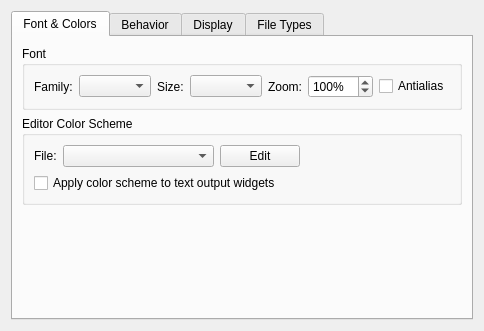
<?xml version="1.0" encoding="UTF-8"?>
<ui version="4.0">
 <class>LiteEditorOption</class>
 <widget class="QWidget" name="LiteEditorOption">
  <property name="geometry">
   <rect>
    <x>0</x>
    <y>0</y>
    <width>479</width>
    <height>286</height>
   </rect>
  </property>
  <property name="windowTitle">
   <string>Form</string>
  </property>
  <layout class="QVBoxLayout" name="verticalLayout_6">
   <item>
    <widget class="QTabWidget" name="tabWidget">
     <property name="currentIndex">
      <number>0</number>
     </property>
     <widget class="QWidget" name="tab">
      <attribute name="title">
       <string>Font &amp;&amp; Colors</string>
      </attribute>
      <layout class="QVBoxLayout" name="verticalLayout_3">
       <item>
        <widget class="QGroupBox" name="groupBox">
         <property name="title">
          <string>Font</string>
         </property>
         <layout class="QHBoxLayout" name="horizontalLayout">
          <item>
           <widget class="QLabel" name="label_2">
            <property name="text">
             <string>Family:</string>
            </property>
           </widget>
          </item>
          <item>
           <widget class="QComboBox" name="familyComboBox">
            <property name="sizePolicy">
             <sizepolicy hsizetype="Expanding" vsizetype="Fixed">
              <horstretch>0</horstretch>
              <verstretch>0</verstretch>
             </sizepolicy>
            </property>
           </widget>
          </item>
          <item>
           <widget class="QLabel" name="label">
            <property name="text">
             <string>Size:</string>
            </property>
           </widget>
          </item>
          <item>
           <widget class="QComboBox" name="sizeComboBox">
            <property name="sizePolicy">
             <sizepolicy hsizetype="Preferred" vsizetype="Fixed">
              <horstretch>0</horstretch>
              <verstretch>0</verstretch>
             </sizepolicy>
            </property>
           </widget>
          </item>
          <item>
           <widget class="QLabel" name="label_6">
            <property name="text">
             <string>Zoom:</string>
            </property>
           </widget>
          </item>
          <item>
           <widget class="QSpinBox" name="fontZoomSpinBox">
            <property name="suffix">
             <string>%</string>
            </property>
            <property name="minimum">
             <number>10</number>
            </property>
            <property name="maximum">
             <number>1000</number>
            </property>
            <property name="singleStep">
             <number>10</number>
            </property>
            <property name="value">
             <number>100</number>
            </property>
           </widget>
          </item>
          <item>
           <widget class="QCheckBox" name="antialiasCheckBox">
            <property name="text">
             <string>Antialias</string>
            </property>
           </widget>
          </item>
          <item>
           <spacer name="horizontalSpacer">
            <property name="orientation">
             <enum>Qt::Horizontal</enum>
            </property>
            <property name="sizeHint" stdset="0">
             <size>
              <width>40</width>
              <height>20</height>
             </size>
            </property>
           </spacer>
          </item>
         </layout>
        </widget>
       </item>
       <item>
        <widget class="QGroupBox" name="groupBox_2">
         <property name="title">
          <string>Editor Color Scheme</string>
         </property>
         <layout class="QVBoxLayout" name="verticalLayout_9">
          <item>
           <layout class="QHBoxLayout" name="horizontalLayout_2">
            <item>
             <widget class="QLabel" name="label_3">
              <property name="text">
               <string>File:</string>
              </property>
             </widget>
            </item>
            <item>
             <widget class="QComboBox" name="styleComboBox">
              <property name="sizePolicy">
               <sizepolicy hsizetype="Expanding" vsizetype="Fixed">
                <horstretch>0</horstretch>
                <verstretch>0</verstretch>
               </sizepolicy>
              </property>
             </widget>
            </item>
            <item>
             <widget class="QPushButton" name="editPushButton">
              <property name="text">
               <string>Edit</string>
              </property>
             </widget>
            </item>
            <item>
             <spacer name="horizontalSpacer_2">
              <property name="orientation">
               <enum>Qt::Horizontal</enum>
              </property>
              <property name="sizeHint" stdset="0">
               <size>
                <width>37</width>
                <height>17</height>
               </size>
              </property>
             </spacer>
            </item>
           </layout>
          </item>
          <item>
           <widget class="QCheckBox" name="outputUseColorSchemeCheck">
            <property name="text">
             <string>Apply color scheme to text output widgets</string>
            </property>
           </widget>
          </item>
         </layout>
        </widget>
       </item>
       <item>
        <spacer name="verticalSpacer">
         <property name="orientation">
          <enum>Qt::Vertical</enum>
         </property>
         <property name="sizeHint" stdset="0">
          <size>
           <width>20</width>
           <height>40</height>
          </size>
         </property>
        </spacer>
       </item>
      </layout>
     </widget>
     <widget class="QWidget" name="tab_4">
      <attribute name="title">
       <string>Behavior</string>
      </attribute>
      <layout class="QVBoxLayout" name="verticalLayout_4">
       <item>
        <widget class="QGroupBox" name="groupBox_6">
         <property name="title">
          <string>Syntax Auto-completion</string>
         </property>
         <layout class="QHBoxLayout" name="horizontalLayout_5">
          <item>
           <widget class="QCheckBox" name="autoBraces0CheckBox">
            <property name="text">
             <string notr="true">{}</string>
            </property>
           </widget>
          </item>
          <item>
           <widget class="QCheckBox" name="autoBraces1CheckBox">
            <property name="text">
             <string notr="true"> ()</string>
            </property>
           </widget>
          </item>
          <item>
           <widget class="QCheckBox" name="autoBraces2CheckBox">
            <property name="text">
             <string notr="true">[]</string>
            </property>
           </widget>
          </item>
          <item>
           <widget class="QCheckBox" name="autoBraces3CheckBox">
            <property name="text">
             <string notr="true"> '</string>
            </property>
           </widget>
          </item>
          <item>
           <widget class="QCheckBox" name="autoBraces4CheckBox">
            <property name="text">
             <string notr="true">&quot;</string>
            </property>
           </widget>
          </item>
         </layout>
        </widget>
       </item>
       <item>
        <widget class="QGroupBox" name="groupBox_3">
         <property name="title">
          <string>Behavior</string>
         </property>
         <layout class="QVBoxLayout" name="verticalLayout_2">
          <item>
           <widget class="QCheckBox" name="autoIndentCheckBox">
            <property name="text">
             <string>Automatic indentation</string>
            </property>
           </widget>
          </item>
          <item>
           <widget class="QCheckBox" name="completerCaseSensitiveCheckBox">
            <property name="text">
             <string>Case sensitive code completion</string>
            </property>
           </widget>
          </item>
          <item>
           <layout class="QHBoxLayout" name="horizontalLayout_3" stretch="1,1,6">
            <item>
             <widget class="QLabel" name="label_4">
              <property name="text">
               <string>Code completion prefix length:</string>
              </property>
             </widget>
            </item>
            <item>
             <widget class="QLineEdit" name="preMinLineEdit">
              <property name="sizePolicy">
               <sizepolicy hsizetype="Preferred" vsizetype="Fixed">
                <horstretch>0</horstretch>
                <verstretch>0</verstretch>
               </sizepolicy>
              </property>
             </widget>
            </item>
            <item>
             <spacer name="horizontalSpacer_3">
              <property name="orientation">
               <enum>Qt::Horizontal</enum>
              </property>
              <property name="sizeHint" stdset="0">
               <size>
                <width>40</width>
                <height>20</height>
               </size>
              </property>
             </spacer>
            </item>
           </layout>
          </item>
          <item>
           <widget class="QCheckBox" name="cleanWhitespaceOnSaveCheckBox">
            <property name="text">
             <string>Clean whitespace when saving files</string>
            </property>
           </widget>
          </item>
          <item>
           <widget class="QCheckBox" name="wheelZoomingCheckBox">
            <property name="text">
             <string>Enable scroll wheel zooming</string>
            </property>
           </widget>
          </item>
         </layout>
        </widget>
       </item>
       <item>
        <spacer name="verticalSpacer_2">
         <property name="orientation">
          <enum>Qt::Vertical</enum>
         </property>
         <property name="sizeHint" stdset="0">
          <size>
           <width>20</width>
           <height>40</height>
          </size>
         </property>
        </spacer>
       </item>
      </layout>
     </widget>
     <widget class="QWidget" name="tab_3">
      <attribute name="title">
       <string>Display</string>
      </attribute>
      <layout class="QVBoxLayout" name="verticalLayout_7">
       <item>
        <widget class="QGroupBox" name="groupBox_5">
         <property name="title">
          <string>Load File</string>
         </property>
         <layout class="QVBoxLayout" name="verticalLayout">
          <item>
           <widget class="QCheckBox" name="noprintCheckBox">
            <property name="text">
             <string>Check and convert no printable char to '.'</string>
            </property>
           </widget>
          </item>
         </layout>
        </widget>
       </item>
       <item>
        <widget class="QGroupBox" name="groupBox_4">
         <property name="title">
          <string>Display</string>
         </property>
         <layout class="QVBoxLayout" name="verticalLayout_8">
          <item>
           <widget class="QCheckBox" name="eofVisibleCheckBox">
            <property name="text">
             <string>Display EOF</string>
            </property>
           </widget>
          </item>
          <item>
           <widget class="QCheckBox" name="defaultWordWrapCheckBox">
            <property name="text">
             <string>Word wrap by default</string>
            </property>
           </widget>
          </item>
          <item>
           <widget class="QCheckBox" name="lineNumberVisibleCheckBox">
            <property name="text">
             <string>Display line numbers</string>
            </property>
           </widget>
          </item>
          <item>
           <widget class="QCheckBox" name="indentLineCheckBox">
            <property name="text">
             <string>Display indent guide </string>
            </property>
           </widget>
          </item>
          <item>
           <layout class="QHBoxLayout" name="horizontalLayout_4">
            <item>
             <widget class="QCheckBox" name="rightLineVisibleCheckBox">
              <property name="text">
               <string>Display right margin at column</string>
              </property>
             </widget>
            </item>
            <item>
             <widget class="QSpinBox" name="rightLineWidthSpinBox">
              <property name="minimum">
               <number>1</number>
              </property>
              <property name="maximum">
               <number>1024</number>
              </property>
              <property name="value">
               <number>80</number>
              </property>
             </widget>
            </item>
            <item>
             <spacer name="horizontalSpacer_4">
              <property name="orientation">
               <enum>Qt::Horizontal</enum>
              </property>
              <property name="sizeHint" stdset="0">
               <size>
                <width>40</width>
                <height>20</height>
               </size>
              </property>
             </spacer>
            </item>
           </layout>
          </item>
          <item>
           <widget class="QCheckBox" name="offsetCheckBox">
            <property name="text">
             <string>Display offset position</string>
            </property>
           </widget>
          </item>
         </layout>
        </widget>
       </item>
       <item>
        <spacer name="verticalSpacer_3">
         <property name="orientation">
          <enum>Qt::Vertical</enum>
         </property>
         <property name="sizeHint" stdset="0">
          <size>
           <width>20</width>
           <height>40</height>
          </size>
         </property>
        </spacer>
       </item>
      </layout>
     </widget>
     <widget class="QWidget" name="tab_2">
      <attribute name="title">
       <string>File Types</string>
      </attribute>
      <layout class="QVBoxLayout" name="verticalLayout_5">
       <item>
        <widget class="QTreeView" name="mimeTreeView"/>
       </item>
      </layout>
     </widget>
    </widget>
   </item>
  </layout>
 </widget>
 <resources/>
 <connections/>
</ui>
